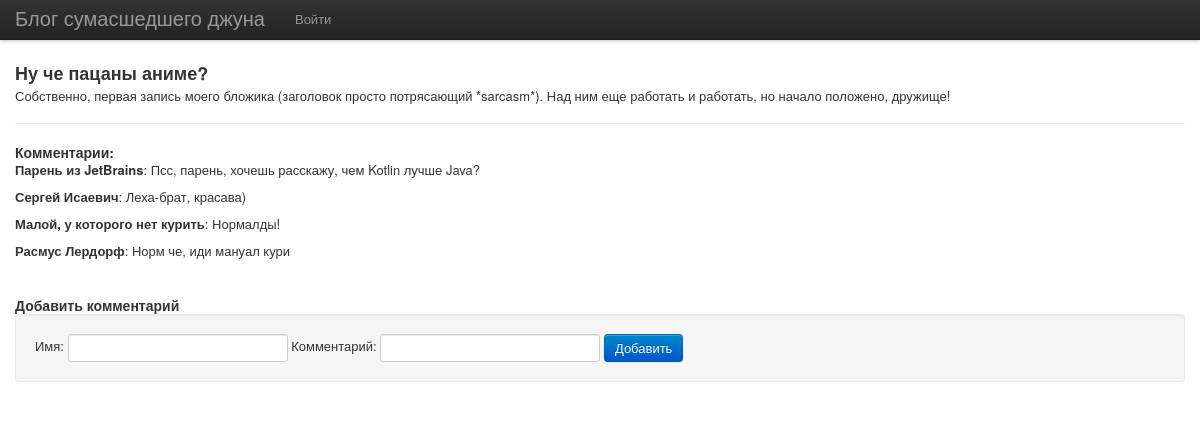
Screenshot of /?post/4 with the database file from the repository.
### tables this page shows
CREATE TABLE `post` (
  `id` int(11) NOT NULL,
  `author` varchar(50) NOT NULL,
  `ctime` int(11) NOT NULL,
  `title` varchar(80) NOT NULL,
  `post` text NOT NULL
);

CREATE TABLE `comment` (
  `id` int(11) NOT NULL,
  `postid` int(11) NOT NULL,
  `name` varchar(60) NOT NULL,
  `post` text NOT NULL
);

### app/ctrlIndex.php (called while the page is built, shortened)
<?php
class ctrlIndex extends ctrl {
    function post($id) {
        $this->post = $this->db->query("SELECT * FROM post WHERE id = ?",$id)->assoc();
        $this->comments = $this->db->query("SELECT * FROM comment WHERE postid = ? ORDER BY id DESC",$id)->all();
        $this->out('post.php');
    }
}

### index.php (called while the page is built)
<?php
include "lib/db.php";
include "lib/base.php";
new app(substr($_SERVER['REQUEST_URI'],2));

### lib/db.php (called while the page is built, shortened)
<?php
class db {
	static $mysqli;
	public function __construct() {
		$this->mysqli = mysqli_connect("blogOfCrazyJunior", "root", "", "blogofcrazyjunior_db");
	}
	public function query($sql) {
		$args = func_get_args();
		$sql = array_shift($args);
		$link = $this->mysqli;
		$args = array_map(function ($param) use ($link) {
			return "'".$link->escape_string($param)."'";
		},$args);
		$sql = str_replace(array('%','?'), array('%%','%s'), $sql);
		array_unshift($args, $sql);
		$sql = call_user_func_array('sprintf', $args);
		$this->last = mysqli_query($this->mysqli, $sql);
		return $this;
	}
}

### tpl/post.php (the view, shortened to what this page needs)
<h3><?=$this->post['title']?></h3>
<div>
    <?=$this->post['post'];?>
</div>
<hr>
<div class="comments">
    <h4>Комментарии:</h4>
    <? foreach ($this->comments as $c): ?>
    <p class="comment">
        <b><?=$c['name']?></b>: <?=$c['post']?>
    </p>
    <? endforeach; ?>
</div>
<p>&nbsp;</p>
<h4>Добавить комментарий</h4>
<form action="/?addComment/<?=$this->post['id']?>" method="post" class="form-inline well">
    <label>Имя: </label> <input type="text" name="a-name" value="<?=$_COOKIE['name']?>">
    <label>Комментарий: </label> <input type="text" name="comment">
    <button type="submit" class="btn btn-primary">Добавить</button>
</form>

### lib/base.php (shortened to what this page needs)
<?php
class ctrl {
	public function __construct() {
        $this->user = false;
	}
	public function out($tplname,$nested=false) {
		if (!$nested) {
			include "tpl/main.php";
		} else
			include "tpl/" . $tplname;
	}
}
class app {
	public function __construct($path) {
		$this->route = explode('/', $path);
		$this->run();
	}
	private function run() {
		$url = array_shift($this->route);
		$ctrlName = 'ctrl' . ucfirst($url);
		if (file_exists('app/' . $ctrlName.'.php')) {
			$this->runController($ctrlName);
		} else {
			array_unshift($this->route, $url);
			$this->runController('ctrlIndex');
		}
	}
	private function runController($ctrlName) {
		$ctrl = new $ctrlName();
		if (empty($this->route) || empty($this->route[0])) {
			$ctrl->index();
		} else {
			if (empty($this->route))
				$method = 'index';
			else
				$method = array_shift($this->route);
			if (method_exists($ctrl, $method)) {
				if (empty($this->route))
				$ctrl->$method();
				else
					call_user_func_array (array($ctrl,$method), $this->route);
			} else
				throw new Exception('Error 404');
		}
	}
}

### tpl/main.php (shortened to what this page needs)
<!DOCTYPE html>
<html lang="ru">
  <head>
    <link href="/css/bootstrap.min.css" rel="stylesheet">
  </head>
  <body>
    <div class="navbar navbar-fixed-top">
      <div class="navbar-inner">
        <div class="container">
          <a class="brand" href="/">Блог сумасшедшего джуна</a>
          <div class="nav-collapse">
            <ul class="nav">
			  <?if (!$this->user) {?>
              <li><a href="/?login">Войти</a></li>
			  <?}?>
            </ul>
          </div>
        </div>
      </div>
    </div>
    <div class="container">
      <? $this->out($this->tpl,true); ?>
    </div>
  	</body>
</html>

### tpl/main.php (style rules this page uses)
body { padding-top: 60px; }

### rows the page displays
post: title "Ну че пацаны аниме?", post "Собственно, первая запись моего бложика (заголовок просто потрясающий *sarcasm*). Над ним еще работать и работать, но начало положено, дружище!"
comment: name "Парень из JetBrains", post "Псс, парень, хочешь расскажу, чем Kotlin лучше Java?"
comment: name "Сергей Исаевич", post "Леха-брат, красава)"
comment: name "Малой, у которого нет курить", post "Нормалды!"
comment: name "Расмус Лердорф", post "Норм че, иди мануал кури"
